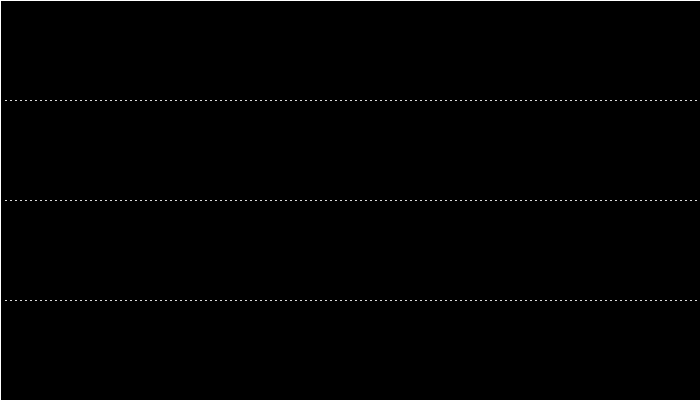
Frame 1 (no input)
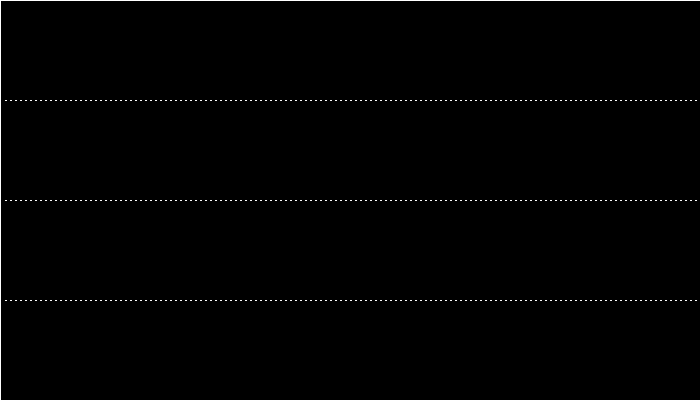
Frame 60 (the mouse pressed at the canvas centre just before this capture)
Frame 120 (the mouse held since frame 60 and released just before this capture): identical to frame 60, image omitted

The Processing sketch that drew these frames (run headless with seeded random() and noise(); from frame 60 on, the mouse is pressed at the canvas centre):

// Processing sketch: processing_36091
// ── processing_36091.pde

int noLines = 3;
int noPart = 140;

float a = 1;
float speeds[] = { 2,3,2}; 
float restLine[]= { 100,200,300};
float disp[] = { 0,0,0};

boolean mousemoving;

void setup() {
  size(700,400); 
  background(0); 
  stroke(255);
    frameRate= 60;

}



void draw() {
  
  ///fades
  fill (0,25);
  rect(0,0,700,400);
  
//// makes them move to the mouse and go back to rest
  if (mousemoving) {
    for (int i = 0; i < noLines; i++) {
      speeds[i] = speeds[i]*a;
      
      if (restLine[i]+disp[i] < mouseY) {
        disp[i] += speeds[i];
      }
      if (restLine[i]+disp[i] > mouseY) {
        disp[i] -= speeds[i];
      }
    }
  }else{
    
     speeds[0] = speeds[0]*a;
     speeds[1] = speeds[1]*a;
     speeds[2] = speeds[2]*a;
    for (int i = 0; i < noLines; i++) {
      if(disp[i] < 0) {
        disp[i] += speeds[i];

      }
      if (disp[i] > 0) {
        disp[i] -= speeds[i];
      }
    }
  }

  // this draws the lines
  
  
    for (int i = 0; i < noLines; i++) {
     for (int k = 1; k <= noPart; k++){
      //line( (width/noPart)*k, restLine[i]+(disp[i]/700)*mouseX, (width/noPart)*k + 1, restLine[i]+(disp[i]/700)*mouseX);
     float distMousePoint = dist(mouseX*(mouseX--), mouseY, width/noPart*k, restLine[i]-(disp[i]/700)*mouseX);
line( (width/noPart)*k, restLine[i]+(disp[i]/700)*distMousePoint , (width/noPart)*k + 1, restLine[i]+(disp[i]/700)*distMousePoint );
  }
   }
  
  //this resets mouse moving 
  if (mousemoving){
     speeds[0] = 1;
     speeds[1] = 1;
     speeds[2] = 1;
  }
  mousemoving = false;
  
}

void mouseMoved() {
  mousemoving = true;
  //changes speeds acording to mouses position
   if (mouseY <= height/ noLines && mouseY >= 0){
     speeds[0] = 2;
     speeds[1] = 1;
     speeds[2] = 0;
   }
   if (mouseY <= (height/ noLines)*2 && mouseY > height/ noLines){
     speeds[0] = 1;
     speeds[1] = 2;
     speeds[2] = 1;
   }
   if (mouseY <= (height/ noLines)*3 && mouseY > (height/ noLines)*2){
     speeds[0] = 0;
     speeds[1] = 1;
     speeds[2] = 2;
   }
}
